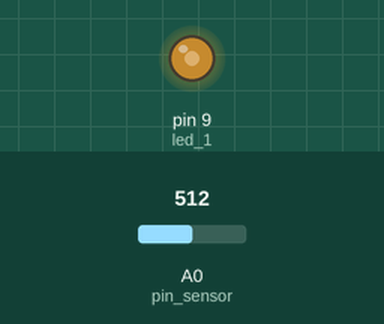
This sketch was run on a simulated Arduino Uno, built with avr-gcc and run on an emulated ATmega328P. Parts: output pins drawn as LEDs (lit = HIGH). The inputs (shaded band) are chosen by the test bench; at power-on: A0 (pin_sensor) = 512.

Above: at 1.2 s.
1.3 s: A0 (pin_sensor) set to 716
At 1.7 s:
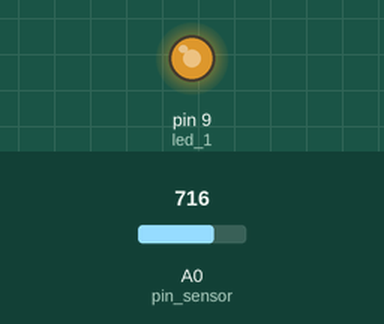
2.8 s: A0 (pin_sensor) set to 900
At 4.0 s:
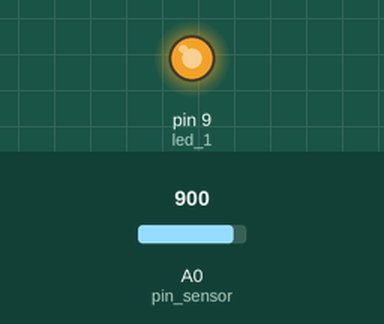
4.3 s: A0 (pin_sensor) set to 122
At 5.1 s:
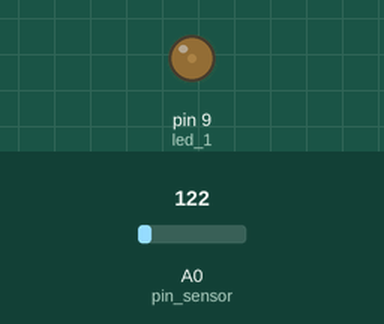
5.8 s: A0 (pin_sensor) set to 0
At 6.5 s:
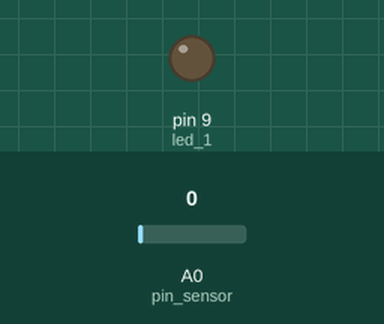
Timing chart, 0 to 8.3 s (numbered marks = the images above; inputs shaded):
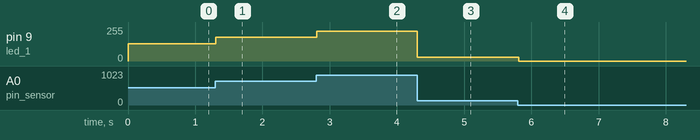

The sketch:

fade_com_potenciometro.ino
```cpp
const int pin_sensor = A0;
const int led_1 = 9;
int valor_sensor = 0;


void setup() {
  // put your setup code here, to run once:
pinMode (pin_sensor, INPUT);
pinMode (led_1, OUTPUT);
Serial.begin (115200);
}

void loop() {
  // put your main code here, to run repeatedly:
valor_sensor = analogRead (pin_sensor)/ 4;
analogWrite (led_1, valor_sensor);
delay (10);
}
```

Measured:
- after the input at 1.3 s, pin 9 (led_1): 128/255 → 179/255 at once
- after the input at 2.8 s, pin 9 (led_1): 179/255 → 225/255 at once
- after the input at 4.3 s, pin 9 (led_1): 225/255 → 30/255 at once
- after the input at 5.8 s, pin 9 (led_1): 30/255 → 0/255 at once
